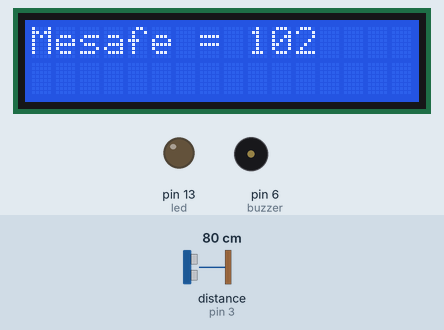
Recording of a sketch running on a simulated Arduino Uno, built with avr-gcc and run on an emulated ATmega328P. Parts: 16×2 character LCD, output pins drawn as LEDs (lit = HIGH), buzzer (waves = sounding). Dashed ring = blinking. The inputs (shaded band) are chosen by the test bench; at power-on: distance to the obstacle (sensor on pin 3) 80 cm. The echo pulse lasts 58.3 µs per cm; pins used as bus, display or sensor lines are not drawn.

Above: at 1.2 s.
1.3 s: distance to the obstacle (sensor on pin 3) set to 4 cm
At 1.7 s:
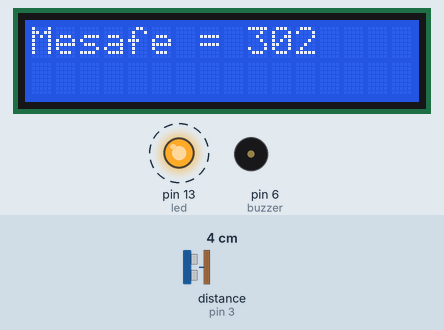
4.3 s: distance to the obstacle (sensor on pin 3) set to 5 cm
At 6.3 s:
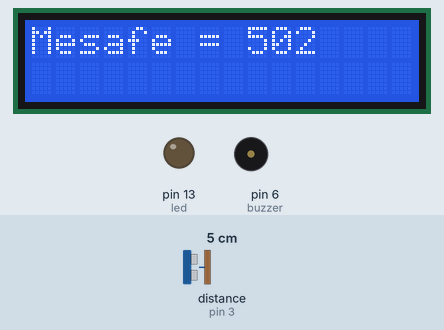
6.7 s: distance to the obstacle (sensor on pin 3) set to 9 cm
At 7.7 s:
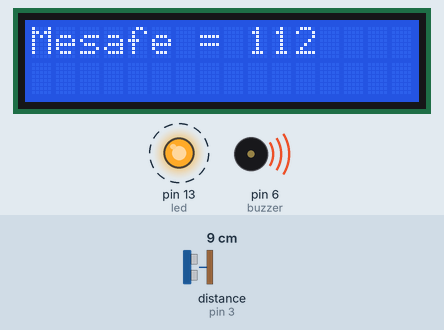
Timing chart, 0 to 14.8 s (numbered marks = the images above; inputs shaded):
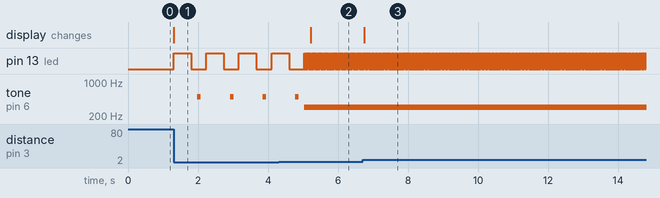

Measured:
- the behaviour switches between 4 and 5 cm on distance to the obstacle (sensor on pin 3) (found by bisection; images 1 and 2)
- after the input at 1.3 s, pin 13 (led): alternates HIGH for 0.50 s and LOW for 0.43 s, starting at once; tone on pin 6 (buzzer): alternates 500 Hz for 0.10 s and silent for 0.83 s, starting after 0.68 s; the display: changes at once (image 1)
- after the input at 4.3 s, the display: changes after 0.93 s (image 2)
- after the input at 6.7 s, the display: changes at once (image 3)

The sketch:

ultrasonik_park_sensoru.ino
```cpp
#include <LiquidCrystal.h> /* LCD kullanimi icin kutuphane dahil edilmelidir */
#define trigPin 2  // trigPin motor 10 numarali pine baglandi
#define echoPin 3  // echoPin motor 9 numarali pine baglandi
#define led 13
#define buzzer 6
/*
 Devre şeması;
 - LCD'nin RS pini -> Arduino'nun 12. pini
 - LCD'nin Enable (E) pini -> Arduino'nun 11. pini
 - LCD'nin D4 pini -> Arduino'nun 5. pini
 - LCD'nin D5 pini -> Arduino'nun 4. pini
 - LCD'nin D6 pini -> Arduino'nun 3. pini
 - LCD'nin D7 pini -> Arduino'nun 2. pini

 - LCD'nin R/W pini -> toprağa
 - LCD'nin R0 pini -> potansiyometre çıkışına
 - LCD VDD -> Arduino 5 Voltuna
 - LCD VSS -> toprağa
*/
LiquidCrystal lcd(12, 11, 5, 4, 3, 2); /* LCDnin baglandigi Arduino pinleri */

void setup() {
  pinMode(trigPin, OUTPUT);
  pinMode(echoPin, INPUT);
  pinMode(led,OUTPUT);
  pinMode(buzzer,OUTPUT);
  pinMode(led,OUTPUT);
  lcd.begin(16, 2); /* Kullandigimiz LCDnin sutun ve satir sayisini belirtmeliyiz */
  lcd.clear();
}

void loop() {

  long sure, mesafe;
  digitalWrite(trigPin, LOW);
  delayMicroseconds(2);
  digitalWrite(trigPin, HIGH);
  delayMicroseconds(10);
  digitalWrite(trigPin, LOW);
  sure = pulseIn(echoPin, HIGH);
  mesafe = (sure/2) / 29.1;
  mesafe = map(mesafe, 0, 200, 0, 255);

  lcd.setCursor(0,0);
  lcd.print("Mesafe =");
  lcd.setCursor(9,0);
  lcd.print(mesafe);
  if(mesafe < 5)
  {
     digitalWrite(led,HIGH);
    delay(500);
    digitalWrite(led,LOW);
    delay(180);
    tone(buzzer,500);
    delay(100);
    noTone(buzzer);
    delay(150);

  }
  else if(mesafe < 15)
  {
    tone(buzzer,300);
    digitalWrite(led,HIGH);
    delay(12);
    noTone(buzzer);
    digitalWrite(led,LOW);
    delay(10);
  }

}
```
